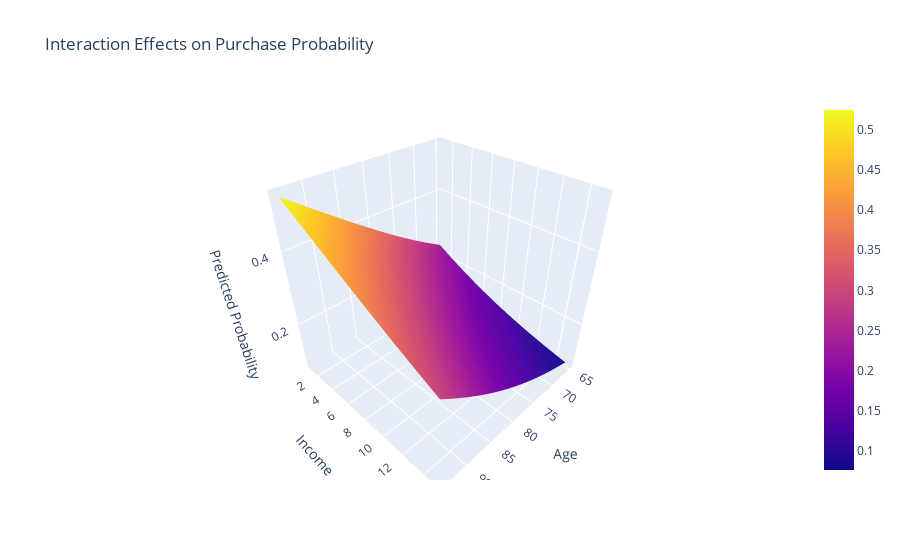

Notebook code for this chart:
### Code cell
# Import required libraries
import numpy as np
import pandas as pd
import plotly.graph_objects as go
from sklearn.linear_model import LogisticRegression

# Fit a logistic regression model
X = data[['age', 'income']]  # Using age and income as predictor1 and predictor2
X['interaction'] = X['age'] * X['income']
model = LogisticRegression()
model.fit(X, data['target'])

# Create a grid of predictor values
predictor1_values = np.linspace(data['age'].min(), data['age'].max(), 100)
predictor2_values = np.linspace(data['income'].min(), data['income'].max(), 100)
predictor1_grid, predictor2_grid = np.meshgrid(predictor1_values, predictor2_values)

# Create grid points for prediction
grid_points = np.column_stack((predictor1_grid.ravel(), predictor2_grid.ravel()))
grid_points = np.column_stack((grid_points, grid_points[:, 0] * grid_points[:, 1]))  # Add interaction term

# Predict probabilities
predicted_probs = model.predict_proba(grid_points)[:, 1]
z_matrix = predicted_probs.reshape(predictor1_grid.shape)

# Create 3D surface plot
fig = go.Figure(data=[go.Surface(x=predictor1_grid, y=predictor2_grid, z=z_matrix)])

# Update layout
fig.update_layout(
    scene=dict(
        xaxis_title='Age',
        yaxis_title='Income',
        zaxis_title='Predicted Probability'
    ),
    title='Interaction Effects on Purchase Probability'
)

fig.show()

### Figure 1 — Plotly figure (JSON) as saved in the notebook; plotly's stock layout.template omitted (floating-point values rounded to 4 significant figures; data arrays with more than 128 entries replaced by an {"elided": "..."} marker saying what was removed)
{"data": [{"type": "surface", "x": {"elided": "100x100 float values"}, "y": {"elided": "100x100 float values"}, "z": {"elided": "100x100 float values"}}], "layout": {"scene": {"xaxis": {"title": {"text": "Age"}}, "yaxis": {"title": {"text": "Income"}}, "zaxis": {"title": {"text": "Predicted Probability"}}}, "title": {"text": "Interaction Effects on Purchase Probability"}}}
